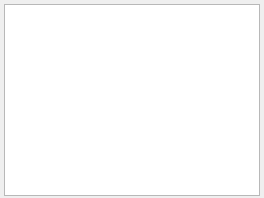
<?xml version="1.0" encoding="UTF-8"?>
<ui version="4.0">
 <class>InfoForm</class>
 <widget class="QWidget" name="InfoForm">
  <property name="windowTitle">
   <string>Form</string>
  </property>
  <layout class="QHBoxLayout" name="horizontalLayout">
   <property name="spacing">
    <number>4</number>
   </property>
   <property name="leftMargin">
    <number>4</number>
   </property>
   <property name="topMargin">
    <number>4</number>
   </property>
   <property name="rightMargin">
    <number>4</number>
   </property>
   <property name="bottomMargin">
    <number>2</number>
   </property>
   <item>
    <widget class="QTableWidget" name="tableWidget"/>
   </item>
  </layout>
 </widget>
 <resources/>
 <connections/>
</ui>
